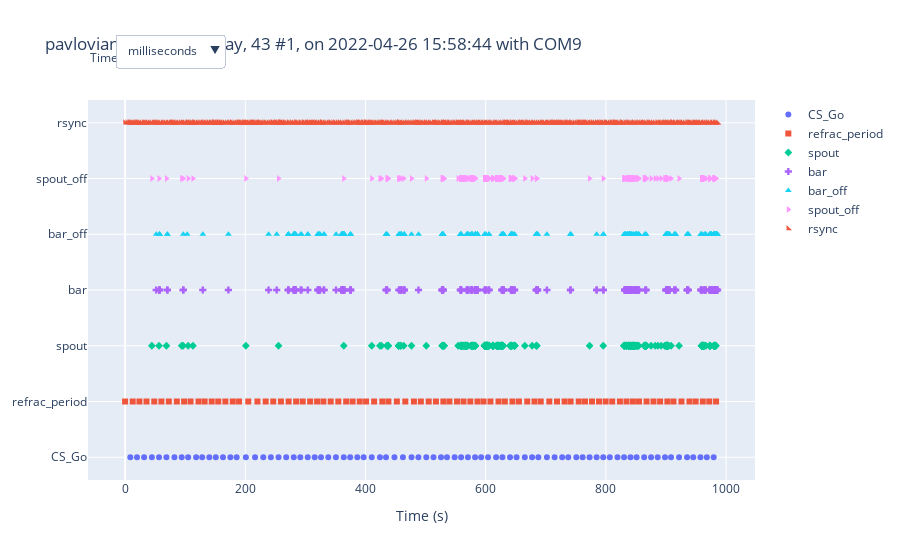

The cell this chart's notebook holds for it:
### Code cell
exp_cohort.sessions[0].plot_session()

### Figure 1 — Plotly figure (JSON) as saved in the notebook; plotly's stock layout.template omitted (floating-point values rounded to 4 significant figures; data arrays with more than 128 entries replaced by an {"elided": "..."} marker saying what was removed)
{"data": [{"marker": {"symbol": "circle"}, "mode": "markers", "name": "CS_Go", "type": "scatter", "x": [8.678, 19.8, 31.63, 44.52, 56.42, 68.76, 82.05, 94.16, 104.9, 118.2, 128.3, 140.1, 151.0, 162.9, 175.2, 185.6, 200.9, 216.2, 229.9, 242.5, 255.3, 268.1, 280.6, 291.5, 303.9, 315.4, 326.0, 338.1, 350.8, 363.8, 374.6, 386.4, 397.0, 410.4, 424.0, 434.1, 448.2, 462.3, 476.6, 488.1, 501.2, 513.2, 525.6, 535.7, 548.3, 559.1, 570.4, 582.4, 592.5, 603.9, 617.3, 627.9, 640.5, 651.3, 665.1, 677.2, 687.6, 701.9, 714.7, 727.3, 737.3, 750.8, 761.3, 772.9, 784.6, 795.6, 806.5, 819.3, 830.3, 840.9, 851.1, 863.7, 875.2, 886.2, 898.3, 908.4, 921.7, 935.0, 945.3, 957.3, 968.0, 979.4], "y": ["CS_Go", "CS_Go", "CS_Go", "CS_Go", "CS_Go", "CS_Go", "CS_Go", "CS_Go", "CS_Go", "CS_Go", "CS_Go", "CS_Go", "CS_Go", "CS_Go", "CS_Go", "CS_Go", "CS_Go", "CS_Go", "CS_Go", "CS_Go", "CS_Go", "CS_Go", "CS_Go", "CS_Go", "CS_Go", "CS_Go", "CS_Go", "CS_Go", "CS_Go", "CS_Go", "CS_Go", "CS_Go", "CS_Go", "CS_Go", "CS_Go", "CS_Go", "CS_Go", "CS_Go", "CS_Go", "CS_Go", "CS_Go", "CS_Go", "CS_Go", "CS_Go", "CS_Go", "CS_Go", "CS_Go", "CS_Go", "CS_Go", "CS_Go", "CS_Go", "CS_Go", "CS_Go", "CS_Go", "CS_Go", "CS_Go", "CS_Go", "CS_Go", "CS_Go", "CS_Go", "CS_Go", "CS_Go", "CS_Go", "CS_Go", "CS_Go", "CS_Go", "CS_Go", "CS_Go", "CS_Go", "CS_Go", "CS_Go", "CS_Go", "CS_Go", "CS_Go", "CS_Go", "CS_Go", "CS_Go", "CS_Go", "CS_Go", "CS_Go", "CS_Go", "CS_Go"]}, {"marker": {"symbol": "square"}, "mode": "markers", "name": "refrac_period", "type": "scatter", "x": [0, 12.68, 23.8, 35.63, 48.52, 60.42, 72.76, 86.05, 98.16, 108.9, 122.2, 132.3, 144.1, 155.0, 166.9, 179.2, 189.6, 204.9, 220.2, 233.9, 246.5, 259.3, 272.1, 284.6, 295.5, 307.9, 319.4, 330.0, 342.1, 354.8, 367.8, 378.6, 390.4, 401.0, 414.4, 428.0, 438.1, 452.2, 466.3, 480.6, 492.1, 505.2, 517.2, 529.6, 539.7, 552.3, 563.1, 574.4, 586.4, 596.5, 607.9, 621.3, 631.9, 644.5, 655.3, 669.1, 681.2, 691.6, 705.9, 718.7, 731.3, 741.3, 754.8, 765.3, 776.9, 788.6, 799.6, 810.5, 823.3, 834.3, 844.9, 855.1, 867.7, 879.2, 890.2, 902.3, 912.4, 925.7, 939.0, 949.3, 961.3, 972.0, 983.4], "y": ["refrac_period", "refrac_period", "refrac_period", "refrac_period", "refrac_period", "refrac_period", "refrac_period", "refrac_period", "refrac_period", "refrac_period", "refrac_period", "refrac_period", "refrac_period", "refrac_period", "refrac_period", "refrac_period", "refrac_period", "refrac_period", "refrac_period", "refrac_period", "refrac_period", "refrac_period", "refrac_period", "refrac_period", "refrac_period", "refrac_period", "refrac_period", "refrac_period", "refrac_period", "refrac_period", "refrac_period", "refrac_period", "refrac_period", "refrac_period", "refrac_period", "refrac_period", "refrac_period", "refrac_period", "refrac_period", "refrac_period", "refrac_period", "refrac_period", "refrac_period", "refrac_period", "refrac_period", "refrac_period", "refrac_period", "refrac_period", "refrac_period", "refrac_period", "refrac_period", "refrac_period", "refrac_period", "refrac_period", "refrac_period", "refrac_period", "refrac_period", "refrac_period", "refrac_period", "refrac_period", "refrac_period", "refrac_period", "refrac_period", "refrac_period", "refrac_period", "refrac_period", "refrac_period", "refrac_period", "refrac_period", "refrac_period", "refrac_period", "refrac_period", "refrac_period", "refrac_period", "refrac_period", "refrac_period", "refrac_period", "refrac_period", "refrac_period", "refrac_period", "refrac_period", "refrac_period", "refrac_period"]}, {"marker": {"symbol": "diamond"}, "mode": "markers", "name": "spout", "type": "scatter", "x": {"elided": "329 float values"}, "y": {"elided": "329 str values"}}, {"marker": {"symbol": "cross"}, "mode": "markers", "name": "bar", "type": "scatter", "x": {"elided": "271 float values"}, "y": {"elided": "271 str values"}}, {"marker": {"symbol": "x"}, "mode": "markers", "name": "cue_delay_timer", "type": "scatter", "x": [], "y": []}, {"marker": {"symbol": "triangle-up"}, "mode": "markers", "name": "bar_off", "type": "scatter", "x": {"elided": "271 float values"}, "y": {"elided": "271 str values"}}, {"marker": {"symbol": "triangle-down"}, "mode": "markers", "name": "button_release", "type": "scatter", "x": [], "y": []}, {"marker": {"symbol": "triangle-left"}, "mode": "markers", "name": "US_end_timer", "type": "scatter", "x": [], "y": []}, {"marker": {"symbol": "triangle-right"}, "mode": "markers", "name": "spout_off", "type": "scatter", "x": {"elided": "329 float values"}, "y": {"elided": "329 str values"}}, {"marker": {"symbol": "triangle-ne"}, "mode": "markers", "name": "button_press", "type": "scatter", "x": [], "y": []}, {"marker": {"symbol": "triangle-se"}, "mode": "markers", "name": "solenoid_off", "type": "scatter", "x": [], "y": []}, {"marker": {"symbol": "triangle-sw"}, "mode": "markers", "name": "rsync", "type": "scatter", "x": {"elided": "492 float values"}, "y": {"elided": "492 str values"}}], "layout": {"annotations": [{"align": "left", "showarrow": false, "text": "Time unit:", "x": 0, "xref": "paper", "y": 1.14, "yref": "paper"}], "title": {"text": "pavlovian_nobar_nodelay, 43 #1, on 2022-04-26 15:58:44 with COM9"}, "updatemenus": [{"buttons": [{"args": ["type", "milliseconds"], "label": "milliseconds", "method": "restyle"}, {"args": ["type", "seconds"], "label": "seconds", "method": "restyle"}, {"args": ["type", "minutes"], "label": "minutes", "method": "restyle"}], "direction": "down", "pad": {"r": 10, "t": 10}, "showactive": true, "x": 0.04, "xanchor": "left", "y": 1.2, "yanchor": "top"}], "xaxis": {"title": {"text": "Time (s)"}}}}
